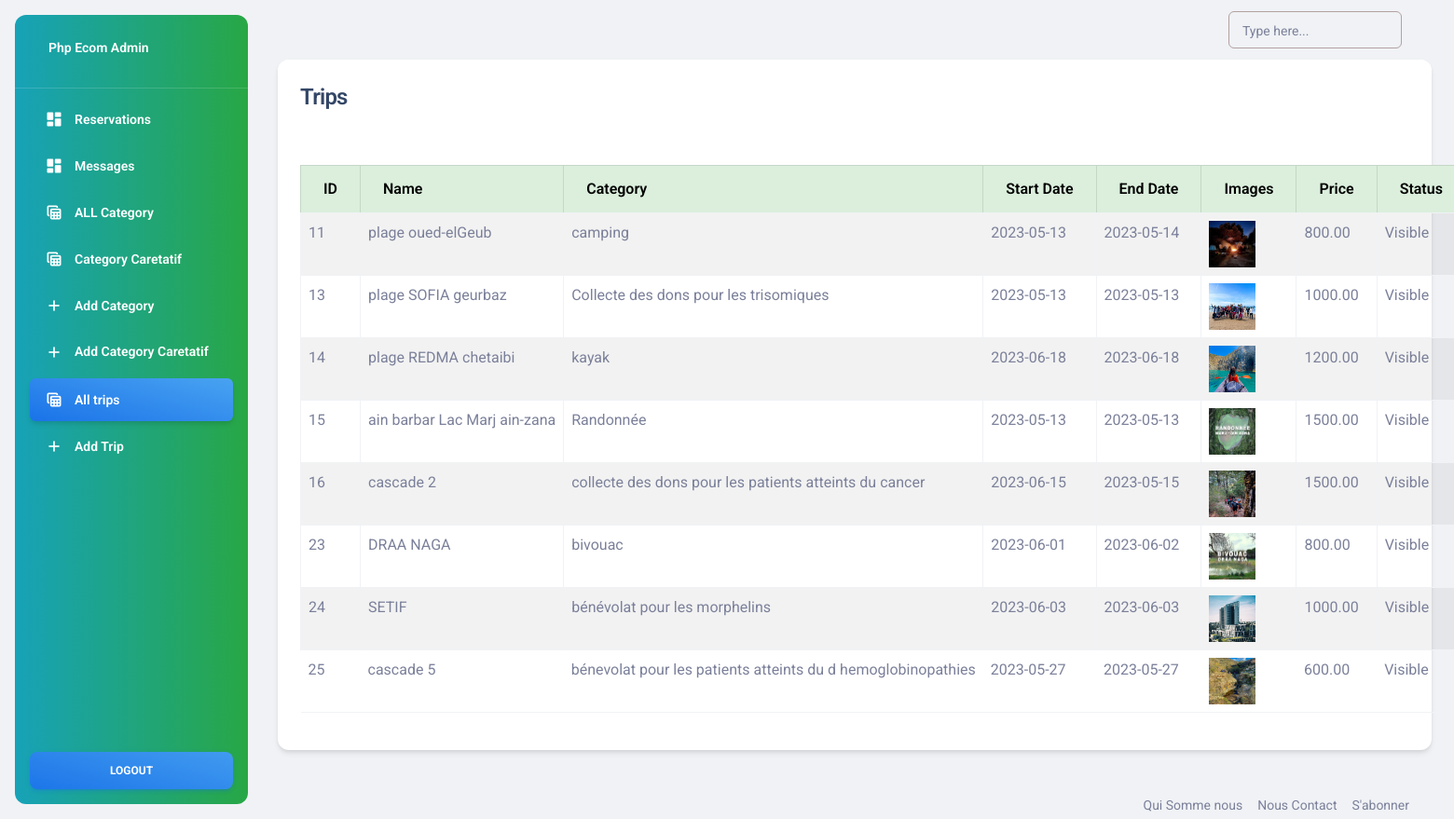
Screenshot of /admin/trips.php (signed in) with the database file from the repository.
### tables this page shows
CREATE TABLE `trips` (
  `id` int(11) NOT NULL,
  `name` varchar(255) NOT NULL,
  `slug` varchar(255) NOT NULL,
  `description` text NOT NULL,
  `start_date` date NOT NULL,
  `end_date` date NOT NULL,
  `trip_price` decimal(10,2) NOT NULL,
  `max_participants` int(11) NOT NULL,
  `status` tinyint(1) NOT NULL,
  `images` text DEFAULT NULL,
  `created_at` timestamp NOT NULL DEFAULT current_timestamp(),
  `updated_at` timestamp NOT NULL DEFAULT current_timestamp() ON UPDATE current_timestamp(),
  `category_id` int(11) NOT NULL,
  `places` int(255) NOT NULL
);

CREATE TABLE `categories` (
  `id` int(11) NOT NULL,
  `name` varchar(255) DEFAULT NULL,
  `slug` varchar(255) DEFAULT NULL,
  `description` varchar(255) DEFAULT NULL,
  `status` int(11) DEFAULT NULL,
  `image` varchar(255) DEFAULT NULL,
  `created_at` timestamp NOT NULL DEFAULT current_timestamp() ON UPDATE current_timestamp(),
  `is_profit` tinyint(1) NOT NULL DEFAULT 1
);

### functions/myfunctions.php (called while the page is built, shortened)
<?php
include(__DIR__ . '/../config/dbcon.php');
function getAll($table)
{
    global $con;
    $query = "SELECT * FROM $table";
    return $query_run = mysqli_query($con, $query);
}
function getCategory($categoryId) {
    global $con;
    $result = mysqli_query($con, "SELECT * FROM categories WHERE id = $categoryId");
    return mysqli_fetch_assoc($result);
}
?>

### admin/trips.php (the view, shortened to what this page needs)
<?php
include('includes/header.php');
?>
<div class="container">
    <div class="row">
        <div class="col-md-12">
            <div class="card">
                <div class="card-header">
                    <h4>Trips</h4>
                </div>
                <div class="card-body" id="trips_table">
                    <table class="table table-bordered table-striped table-hover">
                        <thead>
                            <tr class="table-success">
                                <th>ID</th>
                                <th>Name</th>
                                <th>Category</th>
                                <th>Start Date</th>
                                <th>End Date</th>
                                <th>Images</th>
                                <th>Price</th>
                                <th>Status</th>
                            </tr>
                        </thead>
                        <tbody>
                            <?php
                            $trips = getAll("trips");
                            if(mysqli_num_rows($trips) > 0)
                            {
                                foreach($trips as $item)
                                {?>
                                    <tr>
                                        <td><?= $item['id']; ?></td>
                                        <td><?= $item['name']; ?></td>
                                        <td><?= ($category = getCategory($item['category_id'])) ? $category['name'] : 'Unknown'; ?></td>
                                        <td><?= $item['start_date']; ?></td>
                                        <td><?= $item['end_date']; ?></td>
                                        <td>
                                            <img src="../uploads/<?= $item['images']; ?>" width="50px" height="50px" alt="<?= $item['name'] ?>">
                                        </td>
                                        <td><?= $item['trip_price']; ?></td>
                                        <td>
                                            <?= $item['status'] == '0' ? "Visible" : "Hidden"?>
                                        </td>
                                    </tr>
                              <?php
                                }
                            }
                            else
                            {
                                echo "No Record Found";
                            }
                            ?>
                        </tbody>
                    </table>
                </div>
        </div>
    </div>
</div>
<?php   include('includes/footer.php');?>

### rows the page displays
trips: id "11", name "plage oued-elGeub", category.name "camping", start_date "2023-05-13", end_date "2023-05-14", images (picture), trip_price "800.00", status "Visible"
trips: id "13", name "plage SOFIA geurbaz", category.name "Collecte des dons pour les trisomiques", start_date "2023-05-13", end_date "2023-05-13", images (picture), trip_price "1000.00", status "Visible"
trips: id "14", name "plage REDMA chetaibi", category.name "kayak", start_date "2023-06-18", end_date "2023-06-18", images (picture), trip_price "1200.00", status "Visible"
trips: id "15", name "ain barbar Lac Marj ain-zana", category.name "Randonnée", start_date "2023-05-13", end_date "2023-05-13", images (picture), trip_price "1500.00", status "Visible"
trips: id "16", name "cascade 2", category.name "collecte des dons pour les patients atteints du cancer", start_date "2023-06-15", end_date "2023-05-15", images (picture), trip_price "1500.00", status "Visible"
trips: id "23", name "DRAA NAGA", category.name "bivouac", start_date "2023-06-01", end_date "2023-06-02", images (picture), trip_price "800.00", status "Visible"
trips: id "24", name "SETIF", category.name "bénévolat pour les morphelins", start_date "2023-06-03", end_date "2023-06-03", images (picture), trip_price "1000.00", status "Visible"
trips: id "25", name "cascade 5", category.name "bénevolat pour les patients atteints du d hemoglobinopathies", start_date "2023-05-27", end_date "2023-05-27", images (picture), trip_price "600.00", status "Visible"
